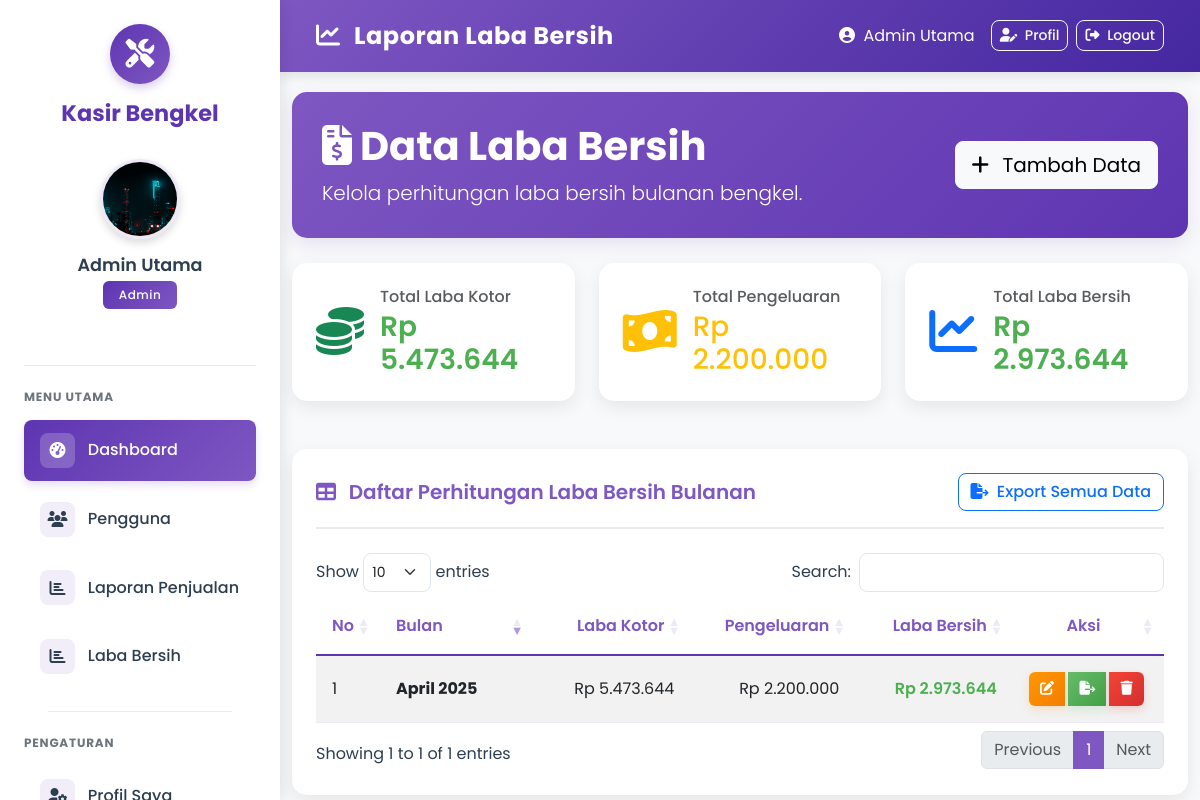
The app's page /Admin/laba_bersih.php (signed in) with its own data.
### tables this page shows
CREATE TABLE `laba_bersih` (
  `id` int(11) NOT NULL,
  `bulan` varchar(7) NOT NULL COMMENT 'Format: YYYY-MM',
  `laba_kotor` decimal(15,2) NOT NULL DEFAULT 0.00,
  `pengeluaran` decimal(15,2) NOT NULL DEFAULT 0.00 COMMENT 'Total dari semua pengeluaran',
  `laba_bersih` decimal(15,2) NOT NULL DEFAULT 0.00,
  `created_at` timestamp NOT NULL DEFAULT current_timestamp(),
  `updated_at` timestamp NOT NULL DEFAULT current_timestamp() ON UPDATE current_timestamp()
);

### Admin/laba_bersih.php (the view, shortened to what this page needs)
<?php
include '../config.php';
$query = "
    SELECT lb.id, lb.bulan, lb.laba_kotor, lb.pengeluaran, lb.laba_bersih
    FROM laba_bersih lb
    ORDER BY lb.bulan DESC
";
$result = mysqli_query($conn, $query);
$total_query = "
    SELECT
        SUM(laba_kotor) as total_laba_kotor,
        SUM(pengeluaran) as total_pengeluaran,
        SUM(laba_bersih) as total_laba_bersih
    FROM laba_bersih
";
$total_result = mysqli_query($conn, $total_query);
$totals = mysqli_fetch_assoc($total_result);
?>
<!DOCTYPE html>
<html lang="id">
<head>
  <link href="https://cdn.jsdelivr.net/npm/bootstrap@5.3.0/dist/css/bootstrap.min.css" rel="stylesheet">
  <link rel="stylesheet" href="https://cdnjs.cloudflare.com/ajax/libs/font-awesome/6.4.0/css/all.min.css">
  <link rel="stylesheet" href="https://cdn.datatables.net/1.13.6/css/dataTables.bootstrap5.min.css">
</head>
<body>
  <?php include 'sidebar.php'; ?>
  <div class="content">
    <nav class="navbar navbar-expand-lg navbar-dark">
      <div class="container-fluid">
        <span class="navbar-brand">
          <i class="fas fa-chart-line me-2"></i>
          Laporan Laba Bersih
        </span>
        <div class="d-flex align-items-center">
          <span class="text-white me-3">
            <i class="fas fa-user-circle me-1"></i>
            <?= htmlspecialchars($_SESSION['admin']['nama']) ?>
          </span>
          <a href="profile.php" class="btn btn-outline-light btn-sm me-2">
            <i class="fas fa-user-edit me-1"></i> Profil
          </a>
          <a href="logout.php" class="btn btn-outline-light btn-sm">
            <i class="fas fa-sign-out-alt me-1"></i> Logout
          </a>
        </div>
      </div>
    </nav>
    <div class="container-fluid">
      <div class="page-header">
        <div class="d-flex justify-content-between align-items-center">
          <div>
            <h1><i class="fas fa-file-invoice-dollar me-2"></i>Data Laba Bersih</h1>
            <p class="lead mb-0">Kelola perhitungan laba bersih bulanan bengkel.</p>
          </div>
          <a href="tambah_laba_bersih.php" class="btn btn-light btn-lg">
            <i class="fas fa-plus me-2"></i>
            Tambah Data
          </a>
        </div>
      </div>
      <div class="row g-4 mb-4">
        <div class="col-md-4">
          <div class="data-card">
            <div class="d-flex align-items-center">
              <div class="me-3">
                <i class="fas fa-coins fa-3x text-success"></i>
              </div>
              <div>
                <h6 class="mb-1 text-muted">Total Laba Kotor</h6>
                <h3 class="mb-0 profit-positive">
                  Rp <?= number_format($totals['total_laba_kotor'] ?? 0, 0, ',', '.') ?>
                </h3>
              </div>
            </div>
          </div>
        </div>
        <div class="col-md-4">
          <div class="data-card">
            <div class="d-flex align-items-center">
              <div class="me-3">
                <i class="fas fa-money-bill-wave fa-3x text-warning"></i>
              </div>
              <div>
                <h6 class="mb-1 text-muted">Total Pengeluaran</h6>
                <h3 class="mb-0 text-warning">
                  Rp <?= number_format($totals['total_pengeluaran'] ?? 0, 0, ',', '.') ?>
                </h3>
              </div>
            </div>
          </div>
        </div>
        <div class="col-md-4">
          <div class="data-card">
            <div class="d-flex align-items-center">
              <div class="me-3">
                <i class="fas fa-chart-line fa-3x text-primary"></i>
              </div>
              <div>
                <h6 class="mb-1 text-muted">Total Laba Bersih</h6>
                <h3 class="mb-0 <?= ($totals['total_laba_bersih'] > 0) ? 'profit-positive' : (($totals['total_laba_bersih'] < 0) ? 'profit-negative' : 'profit-neutral') ?>">
                  Rp <?= number_format($totals['total_laba_bersih'] ?? 0, 0, ',', '.') ?>
                </h3>
              </div>
            </div>
          </div>
        </div>
      </div>
      <div class="data-card">
        <div class="card-header-actions">
          <h5 class="card-title">
            <i class="fas fa-table me-2"></i>
            Daftar Perhitungan Laba Bersih Bulanan
          </h5>
          <div>
            <a href="export_laba_bersih.php" class="btn btn-outline-primary">
              <i class="fas fa-file-export me-1"></i>
              Export Semua Data
            </a>
          </div>
        </div>
        <div class="table-responsive">
          <table id="profitTable" class="table table-striped table-hover">
            <thead>
              <tr>
                <th width="5%">No</th>
                <th width="20%">Bulan</th>
                <th width="20%" class="text-end">Laba Kotor</th>
                <th width="20%" class="text-end">Pengeluaran</th>
                <th width="20%" class="text-end">Laba Bersih</th>
                <th width="15%" class="text-center">Aksi</th>
              </tr>
            </thead>
            <tbody>
              <?php
              $no = 1;
              if (mysqli_num_rows($result) > 0):
                while ($row = mysqli_fetch_assoc($result)):
                  $profit_class = '';
                  if ($row['laba_bersih'] > 0) {
                    $profit_class = 'profit-positive';
                  } else if ($row['laba_bersih'] < 0) {
                    $profit_class = 'profit-negative';
                  } else {
                    $profit_class = 'profit-neutral';
                  }
                  $bulan_readable = date('F Y', strtotime($row['bulan'] . '-01'));
                  $bulan_raw = $row['bulan'];
              ?>
              <tr>
                <td><?= $no++ ?></td>
                <td>
                  <strong><?= $bulan_readable ?></strong>
                </td>
                <td class="text-end">Rp <?= number_format($row['laba_kotor'], 0, ',', '.') ?></td>
                <td class="text-end">Rp <?= number_format($row['pengeluaran'], 0, ',', '.') ?></td>
                <td class="text-end">
                  <span class="<?= $profit_class ?>">
                    Rp <?= number_format($row['laba_bersih'], 0, ',', '.') ?>
                  </span>
                </td>
                <td class="text-center">
                  <div class="btn-group" role="group">
                    <a href="edit_laba_bersih.php?id=<?= $row['id'] ?>" class="btn btn-sm btn-warning btn-action" data-bs-toggle="tooltip" title="Edit">
                      <i class="fas fa-edit"></i>
                    </a>
                    <a href="export_laba_bersih.php?bulan=<?= $bulan_raw ?>" class="btn btn-sm btn-success btn-action" data-bs-toggle="tooltip" title="Export Bulan Ini">
                      <i class="fas fa-file-export"></i>
                    </a>
                    <button type="button" class="btn btn-sm btn-danger btn-action" data-bs-toggle="modal" data-bs-target="#deleteModal<?= $row['id'] ?>" title="Hapus">
                      <i class="fas fa-trash"></i>
                    </button>
                  </div>
                </td>
              </tr>
              <?php
                endwhile;
              endif; ?>
            </tbody>
          </table>
        </div>
      </div>
    </div>
  </div>
</body>
</html>

### Admin/laba_bersih.php (style rules this page uses)
:root { --primary-purple: #7E57C2; --secondary-purple: #5E35B1; --light-purple: #EDE7F6; --accent-purple: #4527A0; --white: #ffffff; --light-gray: #f8f9fa; --text-dark: #2C3E50; --border-color: #e1e7ef; }
body { font-family: 'Poppins', sans-serif; background-color: var(--light-gray); margin: 0; padding: 0; color: var(--text-dark); }
.content { margin-left: 280px; transition: margin-left 0.3s ease; min-height: 100vh; }
.navbar { background: linear-gradient(135deg, var(--primary-purple), var(--accent-purple)); box-shadow: 0 4px 12px rgba(0, 0, 0, 0.1); border: none; padding: 0.8rem 1.5rem; margin-bottom: 20px; }
.navbar-brand { font-weight: 700; font-size: 1.5rem; color: var(--white); letter-spacing: 0.5px; }
.page-header { background: linear-gradient(135deg, var(--primary-purple), var(--secondary-purple)); border-radius: 15px; padding: 30px; color: var(--white); margin-bottom: 25px; box-shadow: 0 6px 18px rgba(126, 87, 194, 0.15); }
.page-header h1 { font-weight: 700; margin-bottom: 0.5rem; }
.data-card { border: none; border-radius: 15px; overflow: hidden; box-shadow: 0 6px 18px rgba(0, 0, 0, 0.08); background-color: var(--white); padding: 1.5rem; margin-bottom: 1.5rem; transition: all 0.3s ease; }
.card-header-actions { display: flex; justify-content: space-between; align-items: center; padding-bottom: 1rem; margin-bottom: 1.5rem; border-bottom: 2px solid var(--light-purple); }
.card-title { font-size: 1.25rem; font-weight: 600; color: var(--primary-purple); margin-bottom: 0; }
.btn-outline-light, .btn-outline-primary, .btn-outline-secondary { border-radius: 8px; font-weight: 500; transition: all 0.3s ease; }
.btn-danger { background: linear-gradient(135deg, #F44336, #D32F2F); border: none; border-radius: 8px; padding: 0.75rem 1.5rem; font-weight: 600; transition: all 0.3s ease; box-shadow: 0 4px 10px rgba(244, 67, 54, 0.2); }
.btn-warning { background: linear-gradient(135deg, #FF9800, #F57C00); border: none; border-radius: 8px; font-weight: 600; transition: all 0.3s ease; box-shadow: 0 4px 10px rgba(255, 152, 0, 0.2); color: white; }
.btn-success { background: linear-gradient(135deg, #66BB6A, #43A047); border: none; border-radius: 8px; font-weight: 600; transition: all 0.3s ease; box-shadow: 0 4px 10px rgba(102, 187, 106, 0.2); color: white; }
.btn-action { padding: 0.4rem 0.7rem; border-radius: 6px; margin-right: 0.25rem; }
.table { margin-bottom: 0; }
.table thead { background-color: var(--light-purple); }
.table thead th { color: var(--primary-purple); font-weight: 600; border-bottom: 2px solid var(--secondary-purple); padding: 1rem; vertical-align: middle; }
.table tbody td { padding: 1rem; vertical-align: middle; border-color: var(--light-purple); }
.table-striped tbody tr:nth-of-type(odd) { background-color: rgba(237, 231, 246, 0.3); }
.text-end { text-align: right; }
.profit-positive { color: #4CAF50; font-weight: 600; }

### records on screen
laba_bersih: bulan "April 2025", laba_kotor "5.473.644", pengeluaran "2.200.000", laba_bersih "2.973.644"

### other values on screen
$_SESSION['admin']['nama'] "Admin Utama"
$totals['total_laba_kotor'] "5.473.644"
$totals['total_pengeluaran'] "2.200.000"
$totals['total_laba_bersih'] "2.973.644"
